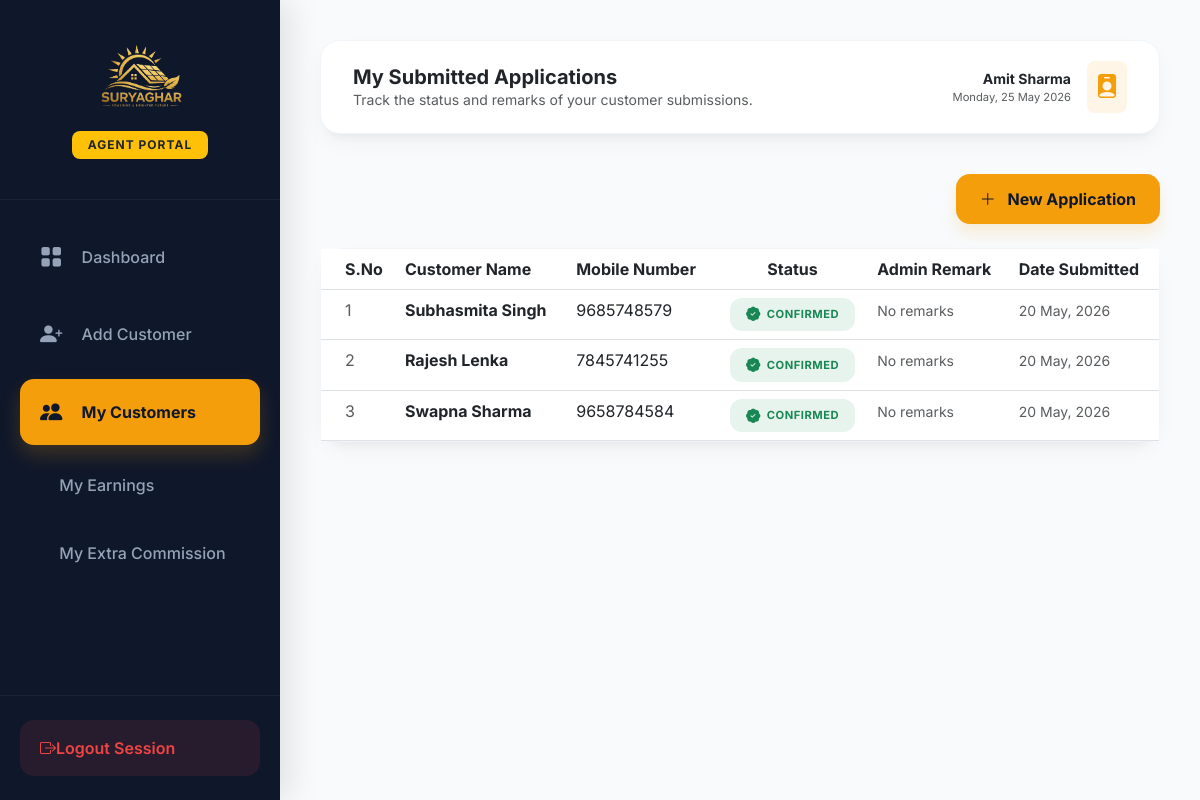
/agent-customer-list/ (signed in), run on an earlier commit of the app's database.
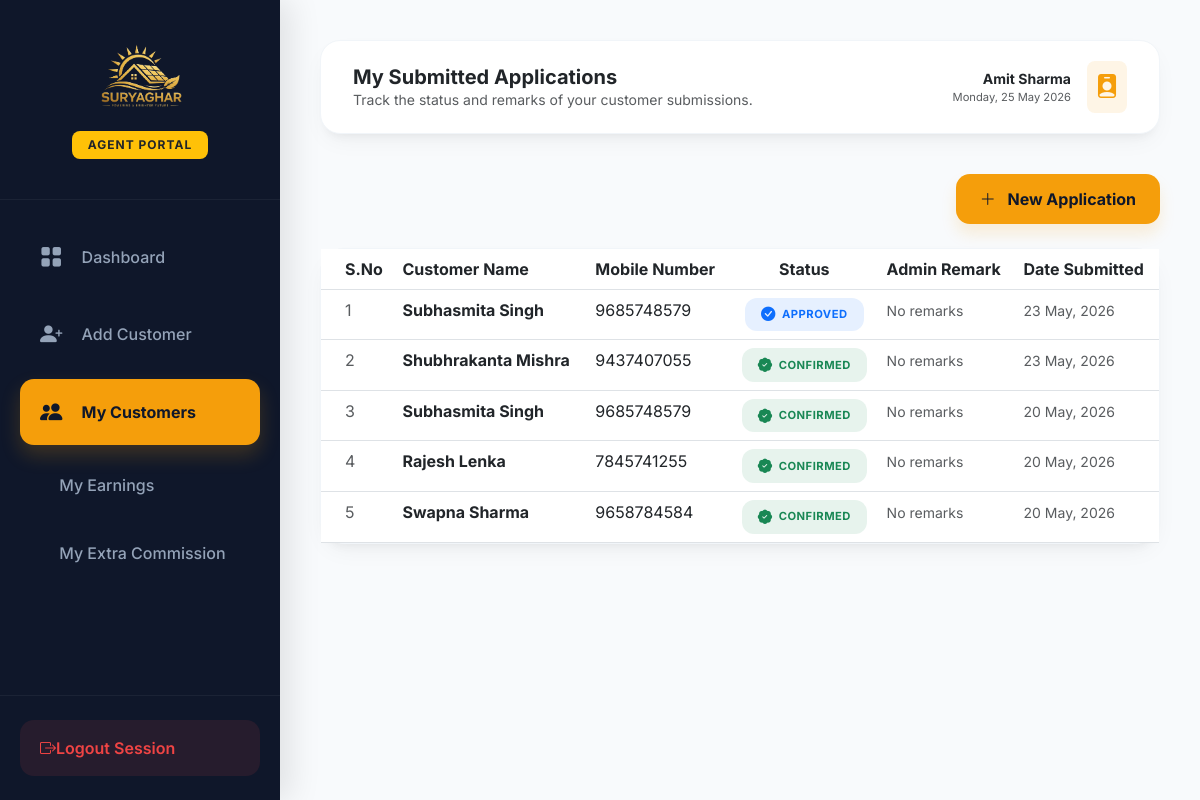
And on a later commit of the database.
### app/models.py (models this page shows, shortened)
class Customer(models.Model):
    STATUS_CHOICES = [
        ('Pending', 'Pending'),
        ('Approved', 'Approved'),
        ('Confirmed', 'Confirmed'),
        ('Rejected', 'Rejected'),
    ]
    VENDOR_STATUS_CHOICES = [
        ('Pending', 'Pending'),
        ('Approve', 'Approve'),
        ('Complete', 'Complete'),
        ('Hold', 'Hold'),
    ]
    agent = models.ForeignKey(Agent, on_delete=models.CASCADE, related_name='customers')
    customer_name = models.CharField(max_length=200)
    aadhaar_card = models.FileField(upload_to='customers/aadhaar/')
    pan_card = models.FileField(upload_to='customers/pan/')
    electricity_bill = models.FileField(upload_to='customers/bills/')
    bank_document = models.FileField(upload_to='customers/bank/')
    roof_photo = models.FileField(upload_to='customers/roof/')
    meter_photo = models.FileField(upload_to='customers/meter/')
    passport_photo = models.FileField(upload_to='customers/photos/')
    ownership_proof = models.FileField(upload_to='customers/ownership/')
    vendor_quotation = models.FileField(upload_to='customers/quotations/')
    mobile_number = models.CharField(max_length=15)
    address = models.TextField()
    status = models.CharField(max_length=20, choices=STATUS_CHOICES, default='Pending')
    remark = models.TextField(null=True, blank=True)
    vendor = models.ForeignKey('Vendor', on_delete=models.SET_NULL, null=True, blank=True, related_name='assigned_customers')
    vendor_remark = models.TextField(null=True, blank=True)
    assigned_to_vendor_at = models.DateTimeField(null=True, blank=True)
    vendor_status = models.CharField(max_length=20, choices=VENDOR_STATUS_CHOICES, default='Pending')
    vendor_status_remark = models.TextField(null=True, blank=True)
    vendor_status_updated_at = models.DateTimeField(null=True, blank=True)
    created_at = models.DateTimeField(auto_now_add=True)

### app/views.py (the view)
# urls.py: path('agent-customer-list/', views.agent_customer_list, name='agent_customer_list'), # Agent's own customer list
def agent_customer_list(request):
    agent_id = request.session.get('agent_id')
    if not agent_id:
        return redirect('agent_login')
    agent = get_object_or_404(Agent, id=agent_id)
    status_filter = request.GET.get('status')
    customers = Customer.objects.filter(agent=agent).order_by('-created_at')
    if status_filter:
        customers = customers.filter(status=status_filter)
    return render(request, 'agent/customer_list.html', {
        'customers': customers,
        'agent': agent,
        'status_filter': status_filter
    })

### app/templates/agent/customer_list.html (shortened to what this page needs)
{% extends 'agent/agent_dashboard.html' %}
{% load static %}
{% block sidebar_nav %}
<a class="nav-link {% if request.resolver_match.url_name == 'agent_dashboard' %}active{% endif %}" href="{% url 'agent_dashboard' %}">
    <i class="bi bi-grid-fill"></i> Dashboard
</a>
<a class="nav-link {% if request.resolver_match.url_name == 'add_customer' %}active{% endif %}" href="{% url 'add_customer' %}">
    <i class="bi bi-person-plus-fill"></i> Add Customer
</a>
<a class="nav-link {% if request.resolver_match.url_name == 'agent_customer_list' %}active{% endif %}" href="{% url 'agent_customer_list' %}">
    <i class="bi bi-people-fill"></i> My Customers
</a>
<a class="nav-link {% if request.resolver_match.url_name == 'agent_commission' %}active{% endif %}" href="{% url 'agent_commission' %}">
     My Earnings
</a>
<a class="nav-link {% if request.resolver_match.url_name == 'agent_extra_commission' %}active{% endif %}" href="{% url 'agent_extra_commission' %}">
     My Extra Commission
</a>
{% endblock %}
{% block page_title %}
    {% if status_filter %}{{ status_filter }} Applications{% else %}My Submitted Applications{% endif %}
{% endblock %}
{% block page_subtitle %}
    {% if status_filter %}
        Showing applications with status '{{ status_filter }}'.
    {% else %}
        Track the status and remarks of your customer submissions.
    {% endif %}
{% endblock %}
{% block dashboard_content %}
<div class="mb-4 d-flex justify-content-end">
    <a href="{% url 'add_customer' %}" class="btn btn-modern-gold px-4">
        <i class="bi bi-plus-lg me-2"></i> New Application
    </a>
</div>
<div class="modern-card p-0">
    <div class="table-responsive">
        <table class="table modern-table mb-0">
        <thead>
            <tr>
                <th class="ps-4">S.No</th>
                <th>Customer Name</th>
                <th>Mobile Number</th>
                <th class="text-center">Status</th>
                <th>Admin Remark</th>
                <th>Date Submitted</th>
            </tr>
        </thead>
        <tbody>
            {% for customer in customers %}
            <tr>
                <td class="ps-4 text-muted">{{ forloop.counter }}</td>
                <td><span class="fw-bold text-dark">{{ customer.customer_name }}</span></td>
                <td>{{ customer.mobile_number }}</td>
                <td class="text-center">
                    {% if customer.status == 'Pending' %}
                        <span class="badge-modern bg-warning bg-opacity-10 text-dark">
                            <i class="bi bi-clock-history"></i> Pending
                        </span>
                    {% elif customer.status == 'Approved' %}
                        <span class="badge-modern bg-primary bg-opacity-10 text-primary">
                            <i class="bi bi-check-circle-fill"></i> Approved
                        </span>
                    {% elif customer.status == 'Confirmed' %}
                        <span class="badge-modern bg-success bg-opacity-10 text-success">
                            <i class="bi bi-patch-check-fill"></i> Confirmed
                        </span>
                    {% elif customer.status == 'Rejected' %}
                        <span class="badge-modern bg-danger bg-opacity-10 text-danger">
                            <i class="bi bi-x-circle-fill"></i> Rejected
                        </span>
                    {% endif %}
                </td>
                <td>
                    {% if customer.remark %}
                        <div class="text-danger small d-flex align-items-center">
                            <i class="bi bi-exclamation-circle-fill me-1"></i>
                            {{ customer.remark }}
                        </div>
                    {% else %}
                        <span class="text-muted small">No remarks</span>
                    {% endif %}
                </td>
                <td><span class="text-muted small">{{ customer.created_at|date:"d M, Y" }}</span></td>
            </tr>
            {% endfor %}
        </tbody>
    </table>
    </div>
</div>
{% endblock %}

What changed in the data, as far as the page shows it:
added Customer: customer_name "Subhasmita Singh", mobile_number "9685748579", status "Approved" (drawn), remark "No remarks", created_at "23 May, 2026"
added Customer: customer_name "Shubhrakanta Mishra", mobile_number "9437407055", status "Confirmed" (drawn), remark "No remarks", created_at "23 May, 2026"
